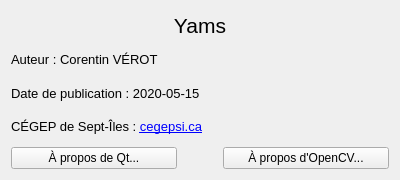
<?xml version="1.0" encoding="UTF-8"?>
<ui version="4.0">
 <class>QAboutWidget</class>
 <widget class="QWidget" name="QAboutWidget">
  <property name="windowModality">
   <enum>Qt::ApplicationModal</enum>
  </property>
  <property name="geometry">
   <rect>
    <x>0</x>
    <y>0</y>
    <width>400</width>
    <height>180</height>
   </rect>
  </property>
  <property name="minimumSize">
   <size>
    <width>400</width>
    <height>180</height>
   </size>
  </property>
  <property name="maximumSize">
   <size>
    <width>400</width>
    <height>180</height>
   </size>
  </property>
  <property name="windowTitle">
   <string>À propos du Yams...</string>
  </property>
  <property name="windowIcon">
   <iconset resource="QYams.qrc">
    <normaloff>:/icon/48x48</normaloff>:/icon/48x48</iconset>
  </property>
  <layout class="QVBoxLayout" name="verticalLayout">
   <item>
    <widget class="QLabel" name="lblAppName">
     <property name="font">
      <font>
       <pointsize>16</pointsize>
      </font>
     </property>
     <property name="text">
      <string>Yams</string>
     </property>
     <property name="textFormat">
      <enum>Qt::AutoText</enum>
     </property>
     <property name="alignment">
      <set>Qt::AlignCenter</set>
     </property>
    </widget>
   </item>
   <item>
    <widget class="QLabel" name="lblAuthor">
     <property name="font">
      <font>
       <pointsize>10</pointsize>
      </font>
     </property>
     <property name="text">
      <string>Auteur : Corentin VÉROT</string>
     </property>
    </widget>
   </item>
   <item>
    <widget class="QLabel" name="lblPublishDate">
     <property name="font">
      <font>
       <pointsize>10</pointsize>
      </font>
     </property>
     <property name="text">
      <string>Date de publication : 2020-05-15</string>
     </property>
    </widget>
   </item>
   <item>
    <widget class="QLabel" name="lblCEGEP">
     <property name="font">
      <font>
       <pointsize>10</pointsize>
       <stylestrategy>PreferDefault</stylestrategy>
      </font>
     </property>
     <property name="text">
      <string>&lt;html&gt;&lt;head/&gt;&lt;body&gt;&lt;p&gt;CÉGEP de Sept-Îles : &lt;a href=&quot;https://cegepsi.ca&quot;&gt;&lt;span style=&quot; text-decoration: underline; color:#0000ff;&quot;&gt;cegepsi.ca&lt;/span&gt;&lt;/a&gt;&lt;/p&gt;&lt;/body&gt;&lt;/html&gt;</string>
     </property>
    </widget>
   </item>
   <item>
    <layout class="QHBoxLayout" name="horizontalLayout">
     <item>
      <widget class="QPushButton" name="btnAboutQt">
       <property name="text">
        <string>À propos de Qt...</string>
       </property>
      </widget>
     </item>
     <item>
      <spacer name="horizontalSpacer">
       <property name="orientation">
        <enum>Qt::Horizontal</enum>
       </property>
       <property name="sizeType">
        <enum>QSizePolicy::Minimum</enum>
       </property>
       <property name="sizeHint" stdset="0">
        <size>
         <width>40</width>
         <height>20</height>
        </size>
       </property>
      </spacer>
     </item>
     <item>
      <widget class="QPushButton" name="btnAboutOpenCV">
       <property name="text">
        <string>À propos d'OpenCV...</string>
       </property>
      </widget>
     </item>
    </layout>
   </item>
  </layout>
 </widget>
 <layoutdefault spacing="6" margin="11"/>
 <resources>
  <include location="QAboutWidget.qrc"/>
  <include location="QYams.qrc"/>
 </resources>
 <connections/>
</ui>
